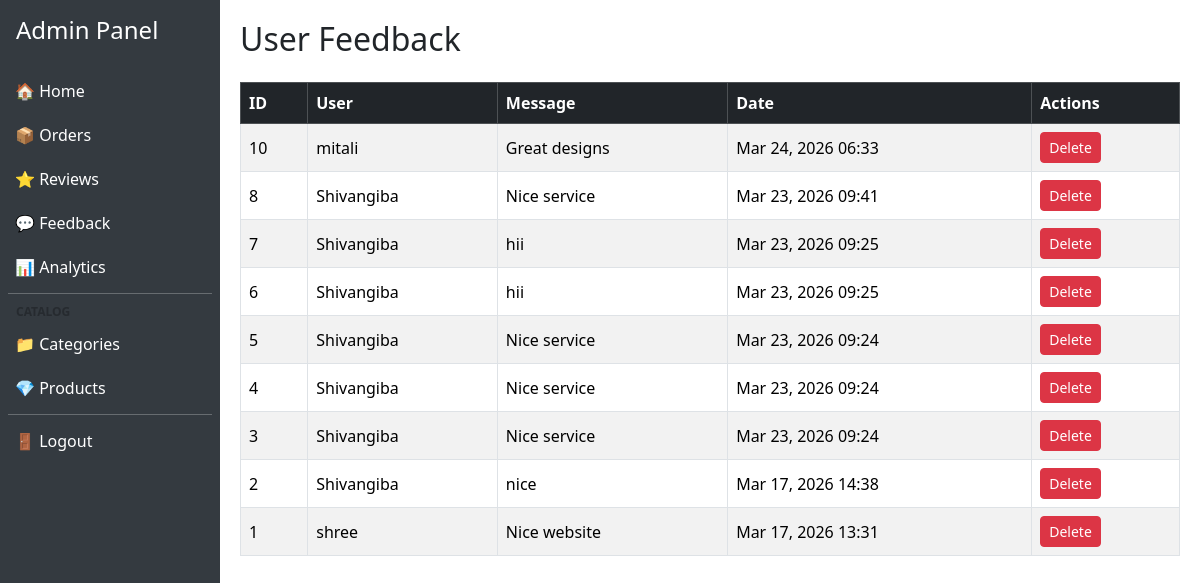
/dashboard/feedbacks/ (signed in), run on the app's committed database.
### store/models.py (models this page shows, shortened)
class Feedback(models.Model):
    user = models.ForeignKey(User, on_delete=models.CASCADE, null=True, blank=True)
    message = models.TextField()
    created_at = models.DateTimeField(auto_now_add=True)

### dashboard/views.py (the view)
# urls.py: path("feedbacks/", views.feedback_list, name="dashboard_feedback_list"),
@staff_required
def feedback_list(request):
    feedbacks = Feedback.objects.select_related("user").all().order_by("-created_at")
    return render(request, "dashboard/feedback_list.html", {"feedbacks": feedbacks})

### dashboard/views.py (called while the page is built)
def staff_required(view_func):
    return user_passes_test(lambda u: u.is_staff)(view_func)

### dashboard/templates/dashboard/feedback_list.html (shortened to what this page needs)
{% extends "dashboard/dashboard_base.html" %}
{% block content %}
<div class="d-flex justify-content-between align-items-center mb-3">
    <h2>User Feedback</h2>
</div>
<div class="table-responsive">
    <table class="table table-striped table-bordered align-middle">
        <thead class="table-dark">
            <tr>
                <th>ID</th>
                <th>User</th>
                <th>Message</th>
                <th>Date</th>
                <th>Actions</th>
            </tr>
        </thead>
        <tbody>
            {% for feedback in feedbacks %}
            <tr>
                <td>{{ feedback.id }}</td>
                <td>{{ feedback.user.username|default:"Guest" }}</td>
                <td>{{ feedback.message }}</td>
                <td>{{ feedback.created_at|date:"M d, Y H:i" }}</td>
                <td>
                    <a href="{% url 'dashboard_feedback_delete' feedback.id %}" class="btn btn-sm btn-danger">Delete</a>
                </td>
            </tr>
            {% empty %}
            <tr>
                <td colspan="5" class="text-center">No feedback found.</td>
            </tr>
            {% endfor %}
        </tbody>
    </table>
</div>
{% endblock %}

### dashboard/templates/dashboard/dashboard_base.html (style rules this page uses)
body { display: flex; min-height: 100vh; }

### data on the page
Feedback: id "10", user.username "mitali", message "Great designs", created_at "Mar 24, 2026 06:33"
Feedback: id "8", user.username "Shivangiba", message "Nice service", created_at "Mar 23, 2026 09:41"
Feedback: id "7", user.username "Shivangiba", message "hii", created_at "Mar 23, 2026 09:25"
Feedback: id "6", user.username "Shivangiba", message "hii", created_at "Mar 23, 2026 09:25"
Feedback: id "5", user.username "Shivangiba", message "Nice service", created_at "Mar 23, 2026 09:24"
Feedback: id "4", user.username "Shivangiba", message "Nice service", created_at "Mar 23, 2026 09:24"
Feedback: id "3", user.username "Shivangiba", message "Nice service", created_at "Mar 23, 2026 09:24"
Feedback: id "2", user.username "Shivangiba", message "nice", created_at "Mar 17, 2026 14:38"
Feedback: id "1", user.username "shree", message "Nice website", created_at "Mar 17, 2026 13:31"
